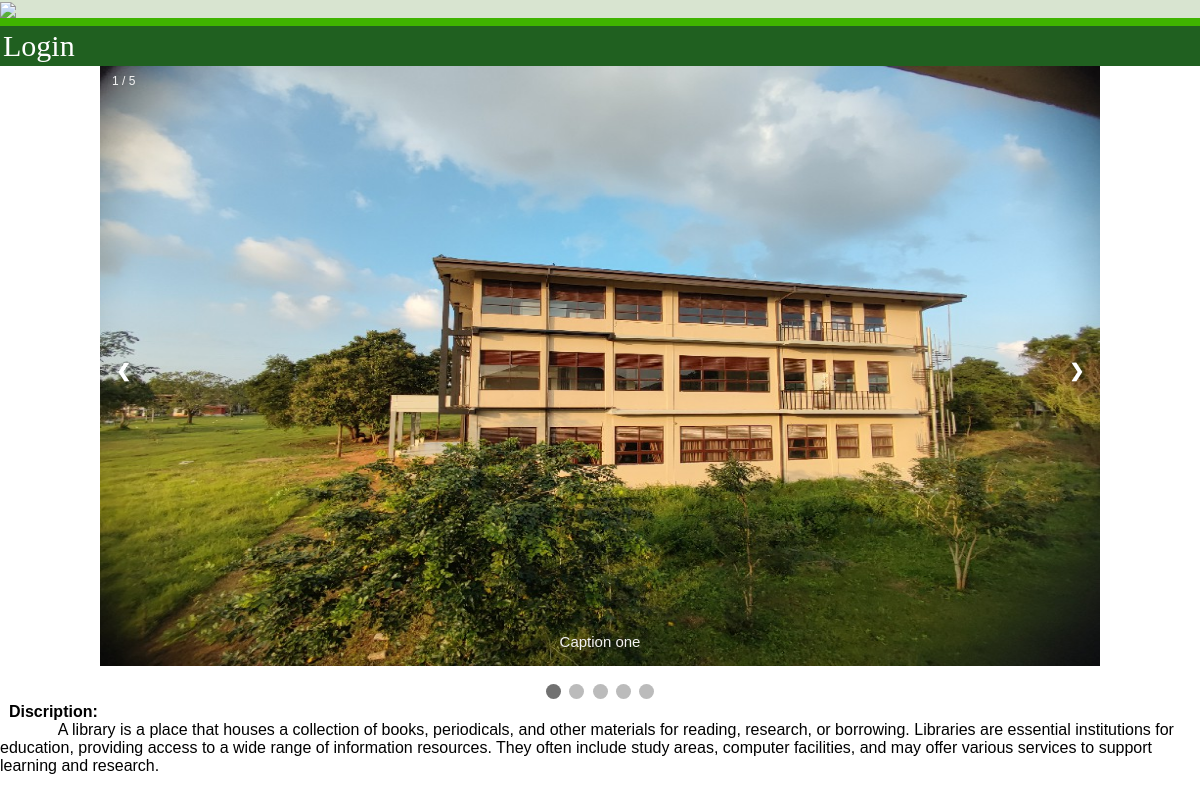
The page /moredetails.php?val=4 on the database its author committed.
### tables this page shows
CREATE TABLE `addimage` (
  `id` int(11) NOT NULL,
  `heading` varchar(100) DEFAULT NULL,
  `b_img` varchar(100) DEFAULT NULL,
  `mar_l` float DEFAULT NULL,
  `mar_t` float DEFAULT NULL,
  `img_1` varchar(100) DEFAULT NULL,
  `img_2` varchar(100) DEFAULT NULL,
  `img_3` varchar(100) DEFAULT NULL,
  `img_4` varchar(100) DEFAULT NULL,
  `img_5` varchar(100) DEFAULT NULL,
  `description` longtext DEFAULT NULL
);

### moredetails.php (the view, shortened to what this page needs)
<?php
require_once'connection/sqlconnect.php';
?><!DOCTYPE html>
<html>
<head>
<link rel="stylesheet" href="style/styles.css">
</head>
<body>
    <?php include "header/header.php"?>
    <?php include "header/navpanel1.php"?>
<div class="slideshow-container">
  <?php
  if(isset($_GET['val'])){
  $k=urldecode($_GET['val']);
     $query1="SELECT * FROM Addimage WHERE id='$k';";
       $result1=mysqli_query($connection,$query1);
       foreach ($result1 as $key => $value) {
        $im_1=$value['img_1'];
        $dis=$value['description'];
echo"<div class='mySlides fade'>";
  echo"<div class='numbertext'>1 / 5</div>";
  echo"<img src='resource/bimg/$im_1' style='width:1000px; height:600px' >";
  echo"<div class='text'>Caption one</div>";
echo"</div>";
echo"<a class='prev' onclick='plusSlides(-1)'>❮</a>";
echo"<a class='next' onclick='plusSlides(1)'>❯</a>";
echo"</div>";
    }
  }
?>
<br>
<div style="text-align:center">
  <span class="dot" onclick="currentSlide(1)"></span>
  <span class="dot" onclick="currentSlide(2)"></span>
  <span class="dot" onclick="currentSlide(3)"></span>
  <span class="dot" onclick="currentSlide(4)"></span>
  <span class="dot" onclick="currentSlide(5)"></span>
</div>
<?php
echo"<div>";
echo"<b>&nbsp&nbspDiscription:</b> <br>";
echo"&nbsp&nbsp&nbsp&nbsp&nbsp&nbsp&nbsp&nbsp&nbsp&nbsp&nbsp&nbsp&nbsp$dis";
echo"</div>";
?>
</body>
</html>

### style/styles.css (style rules this page uses)
a { color:white; text-decoration: none; }

### moredetails.php (style rules this page uses)
* { box-sizing: border-box }
body { font-family: Verdana, sans-serif; margin:0 }
.mySlides { display: none }
img { vertical-align: middle; }
.slideshow-container { max-width: 1000px; position: relative; margin:0 auto; display: flex; }
.prev, .next { cursor: pointer; position: absolute; top: 50%; width: auto; padding: 16px; margin-top: -22px; color: white; font-weight: bold; font-size: 18px; transition: 0.6s ease; border-radius: 0 3px 3px 0; user-select: none; }
.next { right: 0; border-radius: 3px 0 0 3px; }
.text { color: #f2f2f2; font-size: 15px; padding: 8px 12px; position: absolute; bottom: 8px; width: 100%; text-align: center; }
.numbertext { color: #f2f2f2; font-size: 12px; padding: 8px 12px; position: absolute; top: 0; }
.dot { cursor: pointer; height: 15px; width: 15px; margin: 0 2px; background-color: #bbb; border-radius: 50%; display: inline-block; transition: background-color 0.6s ease; }
.active, .dot:hover { background-color: #717171; }
.fade { animation-name: fade; animation-duration: 1.5s; }

### rows shown on the page
addimage: img_1 (picture), description "A library is a place that houses a collection of books, periodicals, and other materials for reading, research, or borrowing. Libraries are essential institutions for education, providing access to a wide range of information resources. They often include study areas, computer facilities, and may offer various services to support learning and research."
